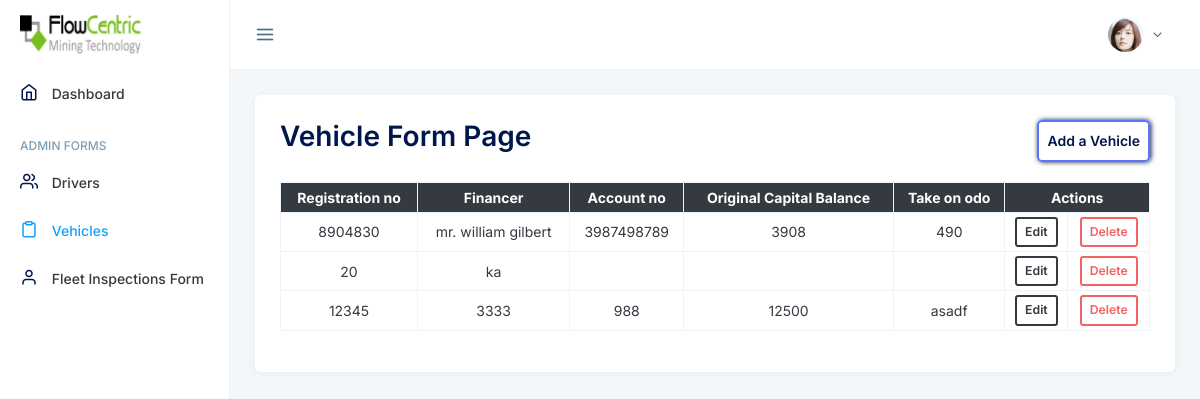
Page /vehicle_form on the earlier database version.
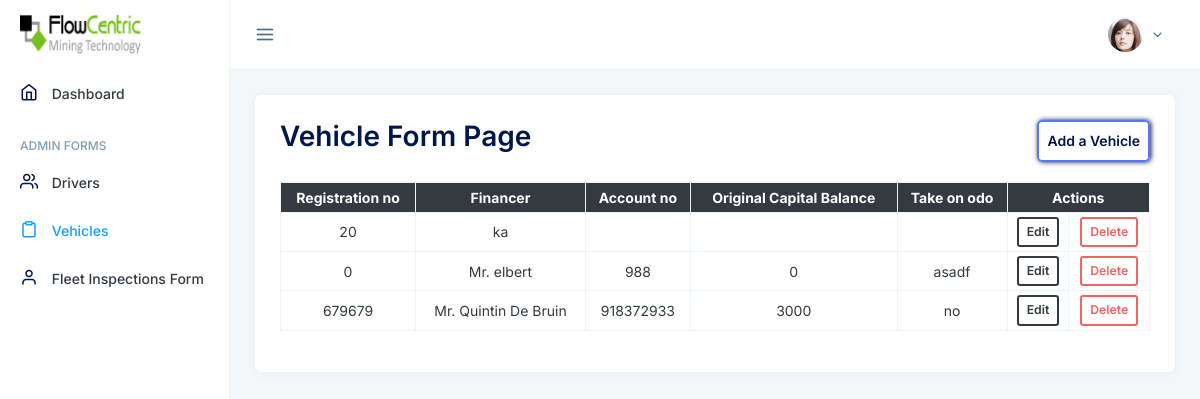
Same page on the later database version.
### myapp/models.py (models this page shows, shortened)
class Vehicle(db.Model):
    id = db.Column(db.Integer, primary_key=True)
    registration_no = db.Column(db.Integer, nullable=False, unique=False)
    financer = db.Column(db.String(100), nullable=False, unique=False)
    account_no = db.Column(db.Integer, nullable=False, unique=False)
    original_capital_balance = db.Column(db.Integer, nullable=False, unique=False)
    installment_amount = db.Column(db.Integer, nullable=False, unique=False)
    frequency_of_installment = db.Column(db.Integer, nullable=False, unique=False)
    date_commenced = db.Column(db.Date, nullable=False, unique=False, default=datetime.now().date)
    expiry_date = db.Column(db.Date, nullable=False, unique=False, default=datetime.now().date)
    original_term = db.Column(db.Integer, nullable=False, unique=False)
    remaining_installments = db.Column(db.Integer, nullable=False, unique=False)
    balloon_risidual = db.Column(db.String(100), nullable=False, unique=False)
    outstanding_capital_balance = db.Column(db.Integer, nullable=False, unique=False)
    advance_amount = db.Column(db.Integer, nullable=False, unique=False)
    actual_contract_balance = db.Column(db.Integer, nullable=False, unique=False)
    interest_rate = db.Column(db.Integer, nullable=False, unique=False)
    take_on_odo = db.Column(db.String(100), nullable=False, unique=False)
    vehicle_manufacturer = db.Column(db.String(100), nullable=False, unique=False)
    date_of_first_registration = db.Column(db.Date, default=datetime.now().date)
    model = db.Column(db.String(25), nullable=False, unique=False)
    color = db.Column(db.String(25), nullable=False, unique=False)
    mobile_number = db.Column(db.Integer, nullable=True, unique=False)
    engine_no = db.Column(db.String(50), nullable=False, unique=False)
    vin_no = db.Column(db.String(50), nullable=False, unique=False)
    tank_capacity = db.Column(db.String(50), nullable=False, unique=False)
    license_disk_expiry_date = db.Column(db.Date, default=datetime.now().date)
    license_disk_renewal_date = db.Column(db.Date, default=datetime.now().date)
    driver_id = db.Column(db.Integer, db.ForeignKey("user.id"), unique=True, nullable=True)
    vehicle = db.relationship("VehicleExpense", backref="vehicle", uselist=False)

### myapp/driver/routes.py (the view)
@Admin_DriverVehicle.route("/vehicle_form")
def vehicle_form():
    my_vehicle = Vehicle.query.all()
    return render_template('admin/vehicle/vehicle_form.html',
            my_vehicle = my_vehicle, vclass="router-link-active")

### myapp/templates/admin/vehicle/vehicle_form.html (shortened to what this page needs)
{% extends "admin/admin_layout.html" %} {% block body %}
<div class="main">
    <div class="card">
        <div class="card-body">
            <div class="count1">
                <h2>Vehicle Form Page</h2>
                <a href="{{ url_for('Admin_DriverVehicle.vehicle') }}"
                    class="btn btn-outline-info">Add a Vehicle</a>
            </div>
                <table class="table table-sm table-bordered text-center" style="margin-top:20px;">
                    <thead>
                        <tr class="bg-dark text-white">
                            <th>Registration no</th>
                            <th>Financer</th>
                            <th>Account no</th>
                            <th>Original Capital Balance</th>
                            <th>Take on odo</th>
                            <th colspan="2">Actions</th>
                        </tr>
                    </thead>
                    <tbody>
                        {% for ve in my_vehicle %}
                        <tr style="text-align: center;">
                            <td>{{ ve.registration_no }}</td>
                            <td>{{ ve.financer }}</td>
                            <td>{{ ve.account_no }}</td>
                            <td>{{ ve.original_capital_balance }}</td>
                            <td>{{ ve.take_on_odo }}</td>
                            <td><a href="{{ url_for('Admin_DriverVehicle.edit_vehicle', id=ve.id) }}"\
                                class="btn btn-sm btn-outline-dark">Edit</a></td>
                            <td>
                                <button type="button" class="btn btn-outline-danger btn-sm" data-bs-toggle="modal" data-bs-target="#delete-{{ve.registration_no}}">
                                  Delete
                                </button>
                            </td>
                        </tr>
                        {% endfor %}
                    </tbody>
                </table>
        </div>
    </div>
</div>
{% endblock body %}

### myapp/templates/admin/admin_layout.html (shortened to what this page needs)
<!doctype html>
<html lang="en">
  <head>
    <link href="https://cdn.jsdelivr.net/npm/bootstrap@5.0.2/dist/css/bootstrap.min.css" rel="stylesheet">
    <link
      href="/static/assets/vendors/apexcharts/dist/apexcharts.css"
      rel="stylesheet"
    />
    <link href="/static/assets/css/app.min.css" rel="stylesheet" />
  </head>
  <body>
<div class="layout">
  <div class="vertical-layout">
    <div class="header-text-dark header-nav layout-vertical">
      <div class="header-nav-wrap">
        <div class="header-nav-left">
          <div class="header-nav-item desktop-toggle">
            <div class="header-nav-item-select cursor-pointer">
              <i class="nav-icon feather icon-menu icon-arrow-right"></i>
            </div>
          </div>
        </div>
        <div class="header-nav-right">
          <div class="header-nav-item">
            <div class="dropdown header-nav-item-select nav-notification">
              <div
                class="toggle-wrapper"
                id="nav-notification-dropdown"
                data-bs-toggle="dropdown"
              >
              </div>
            </div>
          </div>
          <div class="header-nav-item">
            <div class="header-nav-item-select">
              <div
                class="toggle-wrapper"
                data-bs-toggle="modal"
                data-bs-target="#quick-view"
              >
              </div>
            </div>
          </div>
          <div class="header-nav-item">
            <div class="dropdown header-nav-item-select">
              <div
                class="toggle-wrapper"
                id="nav-lang-dropdown"
                data-bs-toggle="dropdown"
              >
                <div
                  class="avatar avatar-circle avatar-image"
                  style="width: 22px; height: 22px; line-height: 22px"
                >
                </div>
              </div>
            </div>
          </div>
          <div class="header-nav-item">
            <div class="dropdown header-nav-item-select nav-profile">
              <div
                class="toggle-wrapper"
                id="nav-profile-dropdown"
                data-bs-toggle="dropdown"
              >
                <div
                  class="avatar avatar-circle avatar-image"
                  style="width: 35px; height: 35px; line-height: 35px"
                >
                  <img src="/static/assets/images/avatars/thumb-1.jpg" alt="" />
                </div>
                <i class="feather icon-chevron-down"></i>
              </div>
            </div>
          </div>
        </div>
      </div>
    </div>
    <div class="side-nav vertical-menu nav-menu-light scrollable">
      <div class="nav-logo">
        <div class="w-100 logo">
          <img
            class="img-fluid"
            src="/static/assets/images/logo/logo.png"
            style="max-height: 40px"
            alt="logo"
          />
        </div>
      </div>
      <ul class="nav-menu main_dashboad_menu">
        <li class="nav-menu-item dash {{ dashboard }}">
          <a href="/">
            <i class="feather icon-home"></i>
            <span class="nav-menu-item-title">Dashboard</span>
          </a>
        </li>
        <li class="nav-group-title">Admin Forms</li>
        <li class="nav-menu-item {{dclass}}">
          <a href="{{ url_for('Admin_DriverVehicle.drivers') }}">
            <i class="feather icon-users"></i>
            <span class="nav-menu-item-title">Drivers</span>
          </a>
        </li>
        <li class="nav-menu-item {{vclass}}">
          <a href="{{ url_for('Admin_DriverVehicle.vehicle_form') }}">
            <i class="feather icon-clipboard"></i>
            <span class="nav-menu-item-title">Vehicles</span>
          </a>
        </li>
        <li class="nav-menu-item {{sclass}}">
          <a href="{{ url_for('Admin_DriverVehicle.fleet_inpection') }}">
            <i class="feather icon-user"></i>
            <span class="nav-menu-item-title">Fleet Inspections Form</span>
          </a>
        </li>
      </ul>
    </div>
    <div class="content">
        {% block body %}
        {% endblock body %}
    </div>
    </div>
  </div>
  </body>
</html>

### myapp/templates/admin/vehicle/vehicle_form.html (style rules this page uses)
.count1 { display: flex; justify-content: space-between; }
.count1>a { box-shadow: 1px 0px 5px #00174c; border-radius: 5px; padding: 8px; color: #00174c; }

Differences in the rows shown:
removed Vehicle: registration_no "8904830", financer "mr. william gilbert", account_no "3987498789", original_capital_balance "3908", take_on_odo "490"
changed Vehicle "asadf": registration_no "12345" → "0"; financer "3333" → "Mr. elbert"; original_capital_balance "12500" → "0"
added Vehicle: registration_no "679679", financer "Mr. Quintin De Bruin", account_no "918372933", original_capital_balance "3000", take_on_odo "no"
